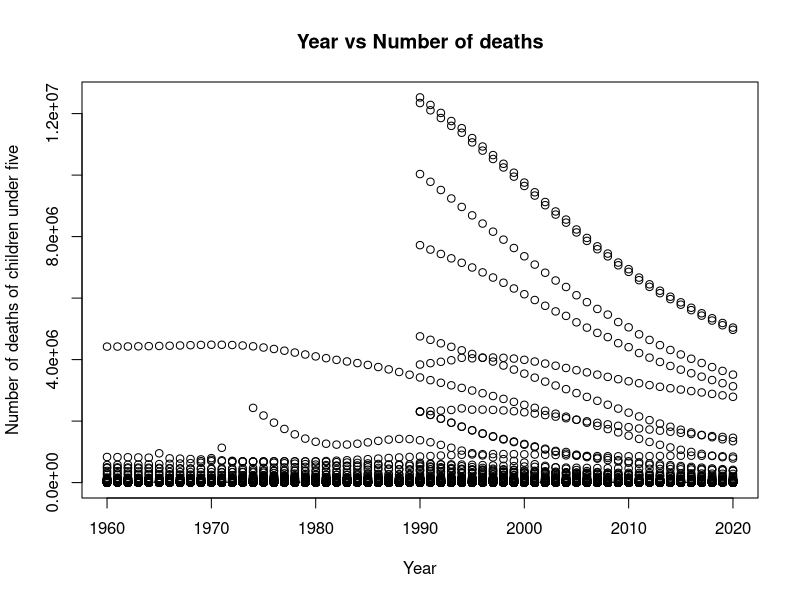

This chart was generated by the following R code:
## ---- chunk 1
knitr::opts_chunk$set(echo = TRUE)
## ---- chunk 2
teams<-read.csv("child_deaths_data.csv")
View(teams)
sd(teams$Number.of.under.five.deaths)
max(teams$Number.of.under.five.deaths)
teams[10555,]

## ---- chunk 3
plot(x = teams$Year,
     y = teams$Number.of.under.five.deaths,
     xlab = "Year",
     ylab = "Number of deaths of children under five",
     main = "Year vs Number of deaths")
